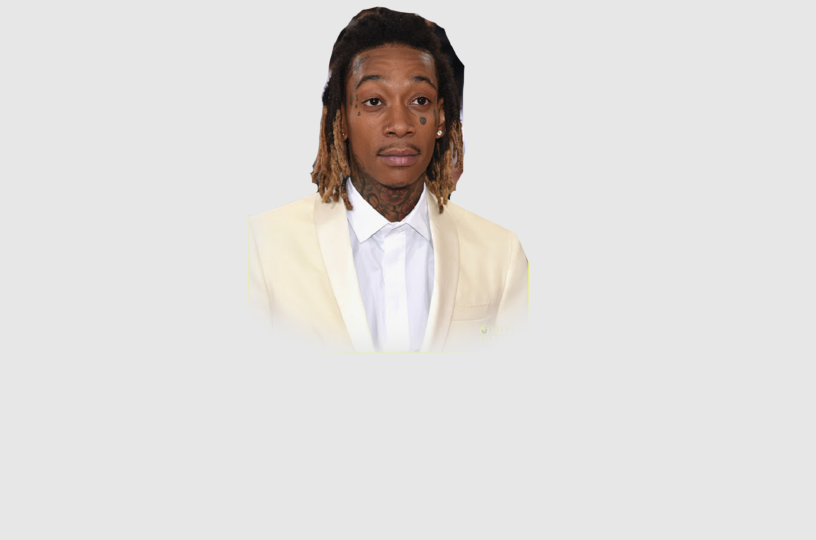
#> input picture wiz.png, 1632 x 1080 px (shown at 1/2 size)
$ jupyter execute 'task 4.2 take 2 images, crop some part of both images and swap them..ipynb'
#> lines starting #> are read from the running program, lines starting #| are printed output that depends on the picture; after the words box and inside, x2 and y2 are one past the last pixel; in counts of white or black regions, pixels touching at a corner belong together
[cell 1]
import cv2

[cell 2]
# Read wiz Image
wiz = cv2.imread('wiz.png')
#> wiz is the input picture: shape (1080, 1632, 3); mean B, G, R 219.2, 221, 223.4

# Display Wiz image
cv2.imshow("Wiz", wiz)
cv2.waitKey()
cv2.destroyAllWindows()

[cell 3]
# Cordinates of Wiz Face
dx1 = 635
dy1 = 16
dx2 = 933
dy2 = 374

# Crop Wiz face
wFace = wiz[dy1:dy2, dx1:dx2]
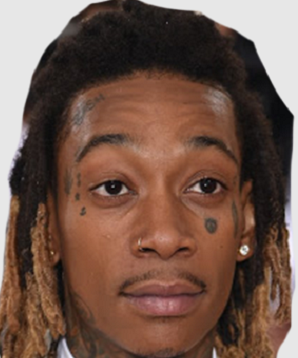
#> wFace: shape (358, 298, 3); mean B, G, R 74.5, 86.8, 114.4

# Display face
cv2.imshow("Wizface", wFace)
cv2.waitKey()
cv2.destroyAllWindows()

[cell 4]
# Read snoopy Image
snoopy = cv2.imread('snoopy.jpg')
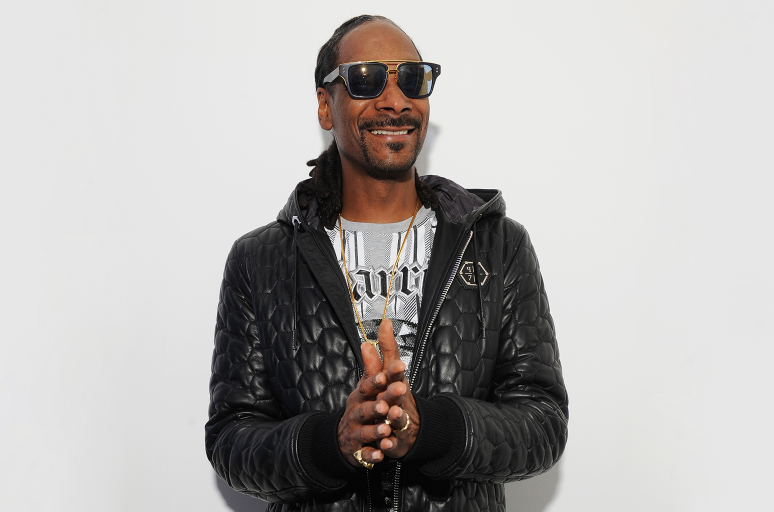
#> input picture snoopy.jpg, 1548 x 1024 px (shown at 1/2 size)
#> snoopy is the input picture: shape (1024, 1548, 3); mean B, G, R 175.1, 176.6, 179.2

# Diplay snoopy Image
cv2.imshow("snoopy", snoopy)
cv2.waitKey()
cv2.destroyAllWindows()

[cell 5]
# Cordinates of Snoopy's Face
cx1 = 635
cy1 = 16
cx2 = 933
cy2 = 374

# Crop Snoopy's face
sFace = snoopy[cy1:cy2, cx1:cx2]
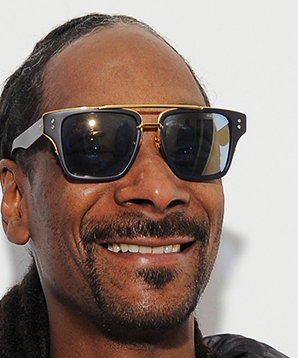
#> sFace: shape (358, 298, 3); mean B, G, R 116.4, 125.3, 144.4

# Display face
cv2.imshow("SnoopyFace", sFace)
cv2.waitKey()
cv2.destroyAllWindows()

[cell 6]
wiz.shape
#> Out = (1080, 1632, 3)

[cell 7]
snoopy.shape
#> Out = (1024, 1548, 3)

[cell 8]
# Swap the face of Wiz with snoopy
wiz = cv2.imread('wiz.png')
wiz[dy1:dy2, dx1:dx2] = sFace
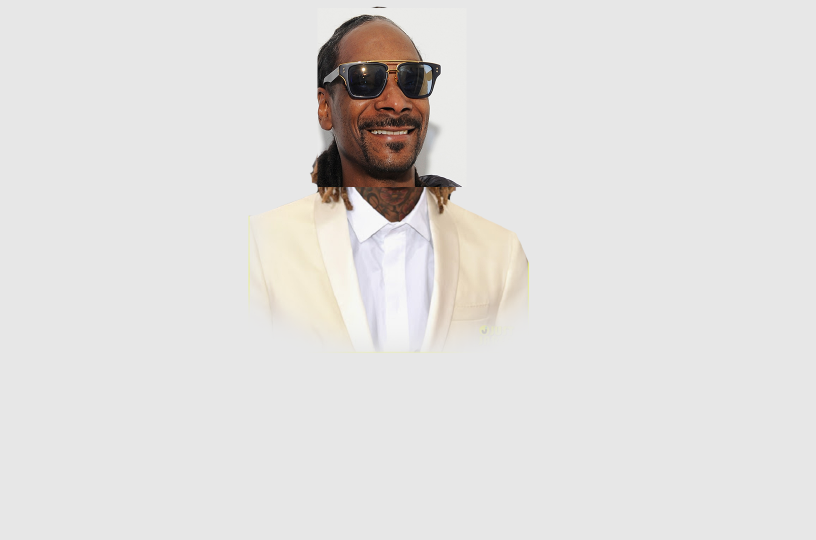
#> wiz: shape (1080, 1632, 3) (shown at 1/2 size); 6.05% of pixels changed, all inside (x1, y1, x2, y2) = (635, 16, 933, 374)

# Display swapped image
cv2.imshow("WizFaceSwapped", wiz)
cv2.waitKey()
cv2.destroyAllWindows()

[cell 9]
# Swap the face of Snoopy with Wiz
snoopy = cv2.imread('snoopy.jpg')
snoopy[cy1:cy2, cx1:cx2] = wFace
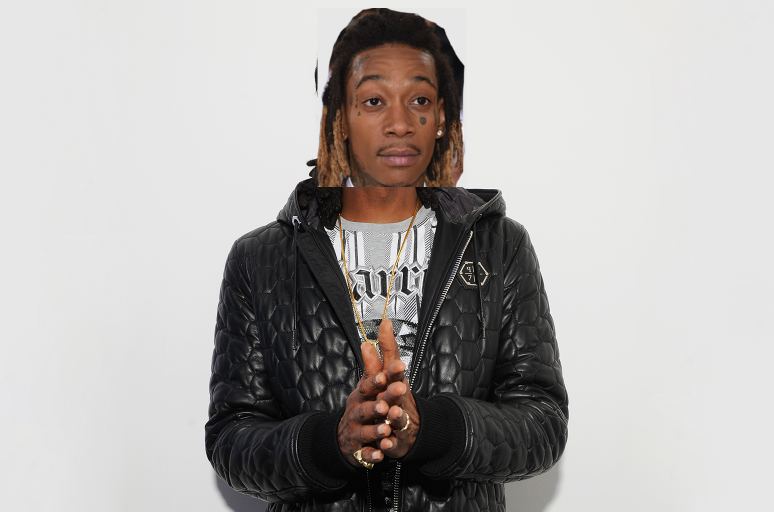
#> snoopy: shape (1024, 1548, 3) (shown at 1/2 size); 6.73% of pixels changed, all inside (x1, y1, x2, y2) = (635, 16, 933, 374)

# Display Image
cv2.imshow("SnoopyFaceSwapped", snoopy)
cv2.waitKey()
cv2.destroyAllWindows()
